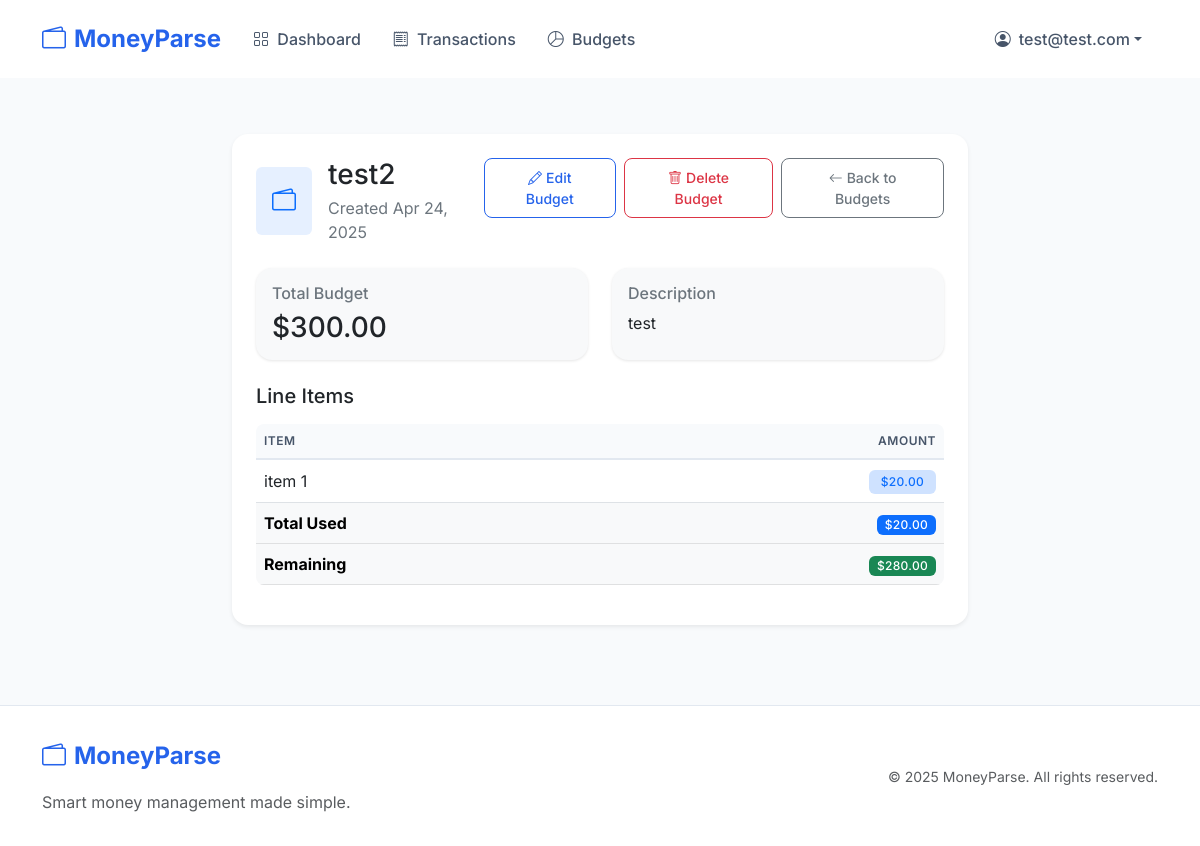
The app's page /budgets/6/ (signed in) with its own data.
### accounts/models.py (models this page shows, shortened)
class CustomUser(AbstractBaseUser, PermissionsMixin):
    email = models.EmailField(unique=True)
    date_joined = models.DateTimeField(default=timezone.now)
    is_active = models.BooleanField(default=True)
    is_staff = models.BooleanField(default=False)
    objects = CustomUserManager()
    USERNAME_FIELD = 'email'
    REQUIRED_FIELDS = []

### budgets/models.py (models this page shows, shortened)
class Budget(models.Model):
    user = models.ForeignKey(settings.AUTH_USER_MODEL, on_delete=models.CASCADE)
    name = models.CharField(max_length=100)
    description = models.TextField(blank=True)
    amount = models.DecimalField(max_digits=10, decimal_places=2)
    created_at = models.DateTimeField(auto_now_add=True)
    updated_at = models.DateTimeField(auto_now=True)
    class Meta:
        ordering = ['-created_at']
        indexes = [models.Index(fields=['user', '-created_at'])]
    def get_total_items(self):
        if not hasattr(self, '_total_items'):
            self._total_items = self.items.aggregate(total=models.Sum('amount'))['total'] or Decimal('0.00')
        return self._total_items
    def get_remaining_amount(self):
        return self.amount - self.get_total_items()
    def get_percentage_used(self):
        total = self.get_total_items()
        if not total or not self.amount:
            return Decimal('0.00')
        return min((total / self.amount) * 100, Decimal('100.00'))

class BudgetItem(models.Model):
    budget = models.ForeignKey(Budget, on_delete=models.CASCADE, related_name='items')
    name = models.CharField(max_length=100)
    amount = models.DecimalField(max_digits=10, decimal_places=2)
    created_at = models.DateTimeField(auto_now_add=True)
    class Meta:
        ordering = ['created_at']

### budgets/views.py (the view)
# urls.py: path('<int:pk>/', views.budget_detail, name='budget_detail'),
@login_required
def budget_detail(request, pk):
    budget = get_object_or_404(
        Budget.objects.prefetch_related('items'),
        pk=pk,
        user=request.user
    )
    total_items = budget.get_total_items()
    remaining = budget.get_remaining_amount()
    percentage = budget.get_percentage_used()
    return render(request, 'budgets/budget_detail.html', {
        'budget': budget,
        'total_items': total_items,
        'remaining': remaining,
        'percentage': percentage
    })

### templates/budgets/budget_detail.html (shortened to what this page needs)
{% extends "base.html" %}
{% block content %}
<div class="container py-4">
    <div class="row justify-content-center">
        <div class="col-lg-8">
            <div class="card border-0 shadow-sm mb-4">
                <div class="card-body p-4">
                    <div class="d-flex justify-content-between align-items-start mb-4">
                        <div class="d-flex align-items-center gap-3">
                            <div class="bg-primary bg-opacity-10 rounded p-3">
                                <i class="bi bi-wallet2 text-primary fs-4"></i>
                            </div>
                            <div>
                                <h1 class="h3 mb-1">{{ budget.name }}</h1>
                                <p class="text-secondary mb-0">Created {{ budget.created_at|date:"M j, Y" }}</p>
                            </div>
                        </div>
                        <div class="d-flex gap-2">
                            <a href="{% url 'budget_edit' budget.pk %}" class="btn btn-outline-primary btn-sm">
                                <i class="bi bi-pencil me-1"></i>Edit Budget
                            </a>
                            <a href="{% url 'budget_delete' budget.pk %}" class="btn btn-outline-danger btn-sm">
                                <i class="bi bi-trash me-1"></i>Delete Budget
                            </a>
                            <a href="{% url 'budget_list' %}" class="btn btn-outline-secondary btn-sm">
                                <i class="bi bi-arrow-left me-1"></i>Back to Budgets
                            </a>
                        </div>
                    </div>
                    <div class="row g-4 mb-4">
                        <div class="col-md-6">
                            <div class="card bg-light border-0 h-100">
                                <div class="card-body">
                                    <h6 class="text-secondary mb-2">Total Budget</h6>
                                    <h3 class="mb-0">${{ budget.amount|floatformat:2 }}</h3>
                                </div>
                            </div>
                        </div>
                        {% if budget.description %}
                        <div class="col-md-6">
                            <div class="card bg-light border-0 h-100">
                                <div class="card-body">
                                    <h6 class="text-secondary mb-2">Description</h6>
                                    <p class="mb-0">{{ budget.description }}</p>
                                </div>
                            </div>
                        </div>
                        {% endif %}
                    </div>
                    <div class="mb-3">
                        <h5 class="mb-3">Line Items</h5>
                        {% if budget.items.all %}
                            <div class="table-responsive">
                                <table class="table table-hover align-middle mb-0">
                                    <thead class="table-light">
                                        <tr>
                                            <th>Item</th>
                                            <th class="text-end">Amount</th>
                                        </tr>
                                    </thead>
                                    <tbody>
                                        {% for item in budget.items.all %}
                                        <tr>
                                            <td>{{ item.name }}</td>
                                            <td class="text-end">
                                                <span class="badge bg-primary-subtle text-primary">
                                                    ${{ item.amount|floatformat:2 }}
                                                </span>
                                            </td>
                                        </tr>
                                        {% endfor %}
                                    </tbody>
                                    <tfoot class="table-light">
                                        <tr>
                                            <th>Total Used</th>
                                            <th class="text-end">
                                                <span class="badge bg-primary px-2 py-1">
                                                    ${{ total_items|floatformat:2 }}
                                                </span>
                                            </th>
                                        </tr>
                                        <tr>
                                            <th>Remaining</th>
                                            <th class="text-end">
                                                <span class="badge {% if remaining < 0 %}bg-danger{% else %}bg-success{% endif %} px-2 py-1">
                                                    ${{ remaining|floatformat:2 }}
                                                </span>
                                            </th>
                                        </tr>
                                    </tfoot>
                                </table>
                            </div>
                        {% endif %}
                    </div>
                </div>
            </div>
        </div>
    </div>
</div>
{% endblock %}

### templates/base.html (shortened to what this page needs)
<!DOCTYPE html>
<html lang="en">
<head>
    <link href="https://cdn.jsdelivr.net/npm/bootstrap@5.3.0/dist/css/bootstrap.min.css" rel="stylesheet">
    <link rel="stylesheet" href="https://cdn.jsdelivr.net/npm/bootstrap-icons@1.11.0/font/bootstrap-icons.css">
</head>
<body>
    <nav class="navbar navbar-expand-lg navbar-light sticky-top">
        <div class="container">
            <a class="navbar-brand d-flex align-items-center" href="/">
                <i class="bi bi-wallet2 me-2"></i>
                MoneyParse
            </a>
            <div class="collapse navbar-collapse" id="navbarNav">
                <ul class="navbar-nav me-auto">
                    {% if user.is_authenticated %}
                    <li class="nav-item">
                        <a class="nav-link{% if request.resolver_match.url_name == 'dashboard' %} active{% endif %}" href="{% url 'dashboard' %}">
                            <i class="bi bi-grid me-1"></i> Dashboard
                        </a>
                    </li>
                    <li class="nav-item">
                        <a class="nav-link{% if request.resolver_match.url_name == 'transaction_list' %} active{% endif %}" href="{% url 'transaction_list' %}">
                            <i class="bi bi-receipt me-1"></i> Transactions
                        </a>
                    </li>
                    <li class="nav-item">
                        <a class="nav-link{% if request.resolver_match.url_name == 'budget_list' %} active{% endif %}" href="{% url 'budget_list' %}">
                            <i class="bi bi-pie-chart me-1"></i> Budgets
                        </a>
                    </li>
                    {% endif %}
                </ul>
                <ul class="navbar-nav">
                    {% if user.is_authenticated %}
                    <li class="nav-item dropdown">
                        <a class="nav-link dropdown-toggle d-flex align-items-center" href="#" id="navbarDropdown" role="button" data-bs-toggle="dropdown">
                            <i class="bi bi-person-circle me-2"></i>
                            {{ user.email }}
                        </a>
                    </li>
                    {% endif %}
                </ul>
            </div>
        </div>
    </nav>
    <div class="main-content">
        {% block content %}{% endblock %}
    </div>
    <footer class="footer">
        <div class="container">
            <div class="row align-items-center">
                <div class="col-md-6 text-center text-md-start">
                    <a class="navbar-brand mb-3 d-inline-flex align-items-center" href="/">
                        <i class="bi bi-wallet2 me-2"></i>
                        MoneyParse
                    </a>
                    <p class="text-muted mb-0">Smart money management made simple.</p>
                </div>
                <div class="col-md-6 text-center text-md-end">
                    <small class="text-muted">&copy; {% now "Y" %} MoneyParse. All rights reserved.</small>
                </div>
            </div>
        </div>
    </footer>
</body>
</html>

### templates/base.html (style rules this page uses)
:root { --primary-color: #2563eb; --secondary-color: #1e40af; --success-color: #059669; --danger-color: #dc2626; --warning-color: #d97706; --info-color: #0891b2; }
body { font-family: 'Inter', system-ui, -apple-system, sans-serif; min-height: 100vh; display: flex; flex-direction: column; background-color: #f8fafc; }
.navbar { padding: 1rem 0; background: rgba(255, 255, 255, 0.95) !important; backdrop-filter: blur(10px); }
.navbar-brand { font-weight: 700; font-size: 1.5rem; color: var(--primary-color) !important; }
.nav-link { font-weight: 500; padding: 0.5rem 1rem !important; color: #475569 !important; transition: color 0.2s ease; }
.btn { font-weight: 500; padding: 0.5rem 1.25rem; border-radius: 0.5rem; }
.btn-outline-primary { color: var(--primary-color); border-color: var(--primary-color); }
.card { border: none; border-radius: 1rem; box-shadow: 0 1px 3px rgba(0,0,0,0.1); transition: transform 0.2s ease, box-shadow 0.2s ease; }
.main-content { flex: 1; padding: 2rem 0; }
.footer { margin-top: auto; padding: 2rem 0; background-color: #fff; border-top: 1px solid #e2e8f0; }
.table { border-radius: 0.5rem; overflow: hidden; }
.table thead th { background-color: #f8fafc; border-bottom: 2px solid #e2e8f0; color: #475569; font-weight: 600; text-transform: uppercase; font-size: 0.75rem; letter-spacing: 0.5px; }
.table-light th { background-color: #f8f9fa; }
.badge { font-weight: 500; letter-spacing: 0.3px; padding: 0.5em 1em; }

### records on screen
CustomUser: email "test@test.com"
Budget: name "test2", created_at "Apr 24, 2025", amount "300.00", description "test"
BudgetItem: name "item 1", amount "20.00"

### other values on screen
{{ total_items|floatformat:2 }} "20.00"
{{ remaining|floatformat:2 }} "280.00"
